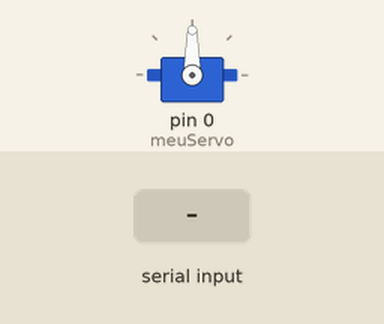
Bench run of a sketch on a simulated Arduino Uno, built with avr-gcc and run on an emulated ATmega328P. Parts: servo. Inputs (shaded band) come from the test bench. Random numbers use the default seed unless the sketch sets one; what the sketch prints to the serial monitor is not drawn.

Above: at 1.2 s.
1.3 s: "90,45\n" received over Serial
At 25.5 s:
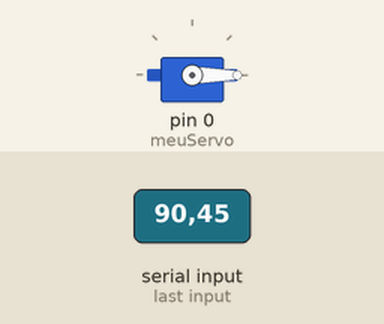
At 26.8 s:
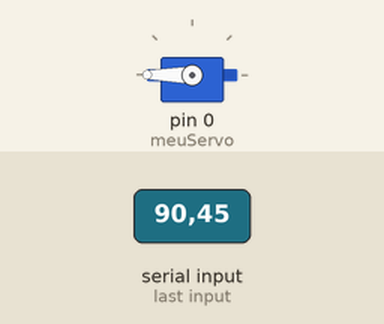
Timing chart, 0 to 27.3 s (numbered marks = the images above; inputs shaded):
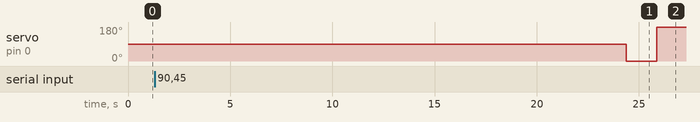

Measured:
- after the input at 1.3 s, servo on pin 0 (meuServo): 90° → 0° after 23.1 s, → 180° 1.5 s later

The sketch:

jogo_de_dados_servo_motor1__1_.ino
```cpp
//Variáveis Globais
int ledsAzuis[3] = {4, 3, 2};
int acertos;
int ledVerde = 9;
int ledVermelho = 8;
bool ledAceso[3] = {false, false, false};

#include <Servo.h>
Servo meuServo;//Cria um objeto/variável do motor servo

void cabecalho()
{
  Serial.println();
  Serial.println("----------------------------------------------------------------");
  Serial.println ("|                Fala meu mano! esta comecando                 |");//pergunta
  Serial.println("|                               o                              |");
  Serial.println("|                  --Programa Jogo De Dados--                  |");
  Serial.println("----------------------------------------------------------------");
  Serial.println();
}//fim do cabecalho

void pontilhado()
{
  Serial.print("Jogando o dado");
  for( int ponto = 0; ponto <= 3; ponto++){
    Serial.print(".");
    delay(700);
  }//fim do for

}//fim do pontilhado

void pontilhado2()
{
  Serial.print("Reiniciando o jogo ");
  for( int ponto = 0; ponto <= 3; ponto++){
    Serial.print(".");
    delay(700);
  }//fim do for

}//fim do pontilhado

void setup()
{
  Serial.begin(9600);//configura o monitor

  meuServo.attach(12);////configura o motor na porta 13
  meuServo.attach(0);//configura o motor na posição inicial em 0 graus
}

void loop()
{
  cabecalho();//chama a função

  Serial.println("Digite um numero de 1 a 6: ");
  while(! Serial.available () ){}//solicita um número para o usuário e aguarda o próprio dar <Enter>
  int numeroSolicitado = Serial.parseInt();

  Serial.println("Seu palpite: " + String(numeroSolicitado));

  pontilhado();//chama a função

  Serial.println();//pula linha

  //jogar dado
  int numeroSorteado = random(1, 7); //sorteia um número randomico/aleatório de 1 até 7 - 1, ou seja, 67
  Serial.println("Numero sorteado: " + String(numeroSorteado));


  if (numeroSolicitado == numeroSorteado){
    Serial.println("Boa meu mano, voce acertou!!");
    digitalWrite(ledVerde, HIGH);
    delay(1000);
    digitalWrite(ledVerde, LOW);
    delay(700);

  }
  if (acertos < 3) {
    digitalWrite(ledsAzuis[acertos], HIGH);
    ledAceso[acertos] = true;
    acertos++;

  }
  if (acertos == 3) {
    Serial.println("Parabens chefe, voce conseguiu o acesso para o mundo novo!! ");

    meuServo.write(0);//move para 0 graus
    delay(1500);//espera 1.5 segundos

    meuServo.write(180);//move para 180 graus
    delay(1500);//espera 1.5 segundos


  } else {
    Serial.println("Que pena, voce errou, tente outra vez!");
    digitalWrite(ledVermelho, HIGH);
    delay(1000);
    digitalWrite(ledVermelho, LOW);
    delay(700);

  } //fim do if


  pontilhado2();//chama a função

  delay(2000);

}//fim do loop
```
